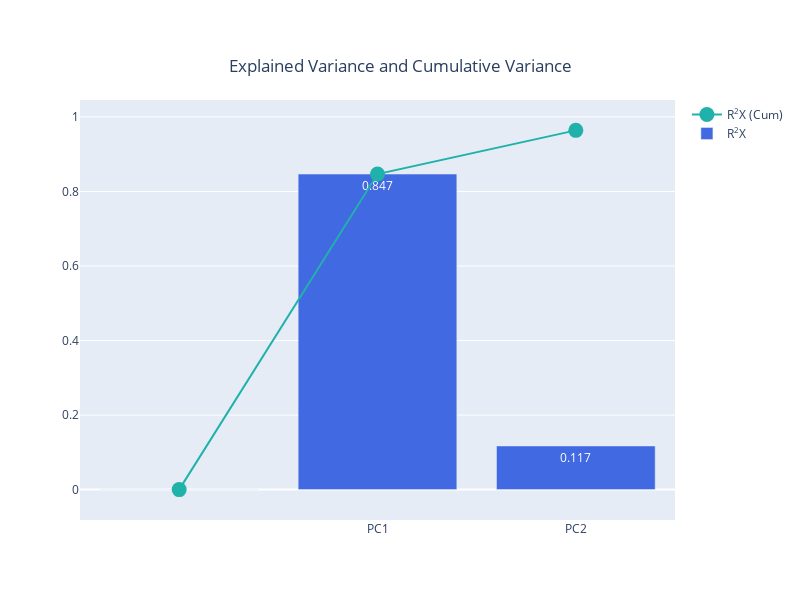

Source (notebook cell):
### Code cell
pca_.plot_cumulative_observed()

### Figure 1 — Plotly figure (JSON) as saved in the notebook; plotly's stock layout.template omitted (floating-point values rounded to 4 significant figures)
{"data": [{"marker": {"color": "LightSeaGreen", "size": 15}, "name": "R<sup>2</sup>X (Cum)", "type": "scatter", "x": ["", "PC1", "PC2"], "y": [0, 0.8467, 0.9639]}, {"marker": {"color": "RoyalBlue"}, "name": "R<sup>2</sup>X", "text": [0, 0.847, 0.117], "type": "bar", "x": ["", "PC1", "PC2"], "y": [0, 0.8467, 0.1172]}], "layout": {"height": 600, "title": {"text": "Explained Variance and Cumulative Variance", "x": 0.5, "xanchor": "center", "y": 0.9, "yanchor": "top"}, "width": 800}}
